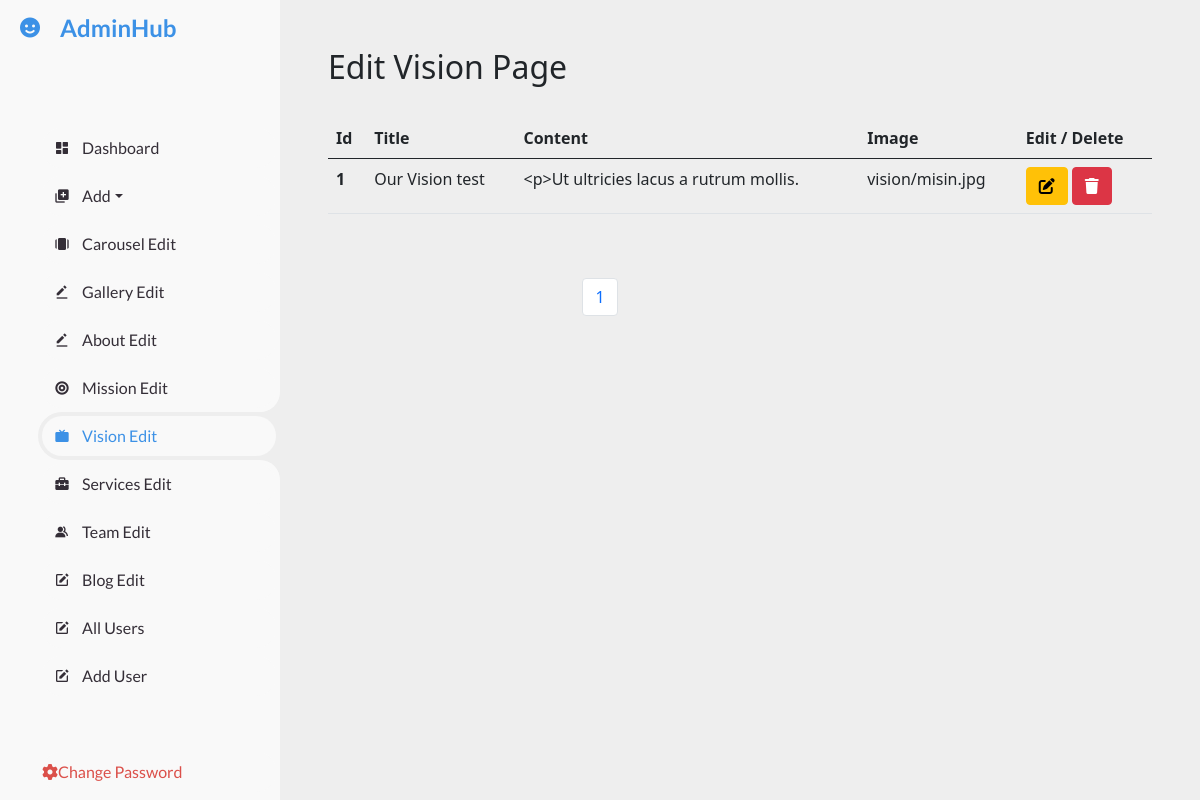
Screenshot of /dashboard/vision-edit/ (signed in) with the database file from the repository.
### home/models.py (models this page shows, shortened)
class Vision(models.Model):
    title = models.CharField(max_length=300)
    desc = models.TextField()
    image1 = models.FileField(upload_to="vision/", max_length=300, blank=True)

### dashboard/views.py (the view)
# urls.py: path('vision-edit/', views.dashboardvisionedit, name='dashboardvision'),
@login_required
def dashboardvisionedit(request):
    obj = Vision.objects.all().order_by("-id")
    paginator = Paginator(obj, 5)
    page_number = request.GET.get('page')
    vision_obj = paginator.get_page(page_number)
    total_pages = vision_obj.paginator.num_pages
    context = {
        'vision_obj': vision_obj,
        'last_pages': total_pages,
        'total_page': [page + 1 for page in range(total_pages)]
    }
    return render(request, 'dashboard/dashboard-vision.html', context=context)

### templates/dashboard/dashboard-vision.html (shortened to what this page needs)
{% extends 'dashboard/base.html' %}
{% block visionactive %} active {% endblock visionactive %}
{% block content %}
    <div id="content" class="p-4 p-md-5">
        <h2 class="mb-4">
            <div class="session-title row">
                <h2>Edit Vision Page</h2>
            </div>
        </h2>
        <table class="table">
              <thead>
                <tr>
                  <th scope="col">Id</th>
                    <th scope="col">Title</th>
                    <th scope="col">Content</th>
                    <th scope="col">Image</th>
                  <th scope="col">Edit / Delete</th>
                </tr>
              </thead>
              <tbody>
               {% for obj in vision_obj %}
                <tr>
                  <th scope="row">{{forloop.counter}}</th>
                    <td>{{obj.title}}</td>
                    <td>{{obj.desc | slice:':39'}}</td>
                    <td>{{obj.image1}}</td>
                  <td>
                      <a href="{% url 'visionedit' obj.id %}">
                      <button type="submit" class="btn btn-warning" ><i class="fa-solid fa-pen-to-square"></i></button>
                       </a>
                       <a href="{% url 'visiondelete' obj.id %}">
                      <button type="submit" class="btn btn-danger"><i class="fa-solid fa-trash"></i></button>
                       </a>
                  </td>
                </tr>
                {% endfor %}
              </tbody>
            </table>
    </div>
    <div class="container">
         <nav aria-label="Page navigation example">
			<ul class="pagination justify-content-center">
				{% for page in total_page %}
			  <li class="page-item"><a class="page-link" href="?page={{page}}">{{page}}</a></li>
				{% endfor %}
			</ul>
		  </nav>
    </div>
{% endblock %}

### static/dashboard/style.css (style rules this page uses)
* { margin: 0; padding: 0; box-sizing: border-box; }
a { text-decoration: none; }
li { list-style: none; }
:root { --poppins: 'Poppins', sans-serif; --lato: 'Lato', sans-serif; --light: #F9F9F9; --blue: #3C91E6; --light-blue: #CFE8FF; --grey: #eee; --dark-grey: #AAAAAA; --dark: #342E37; --red: #DB504A; --yellow: #FFCE26; --light-yellow: #FFF2C6; --orange: #FD7238; --light-orange: #FFE0D3; }
html { overflow-x: hidden; }
body { background: var(--grey); overflow-x: hidden; }
#content { position: relative; width: calc(100% - 280px); left: 280px; transition: .3s ease; }

### rows the page displays
Vision: title "Our Vision test", desc "<p>Ut ultricies lacus a rutrum mollis.", image1 "vision/misin.jpg"

### other values shown
{{ page }} "1"
